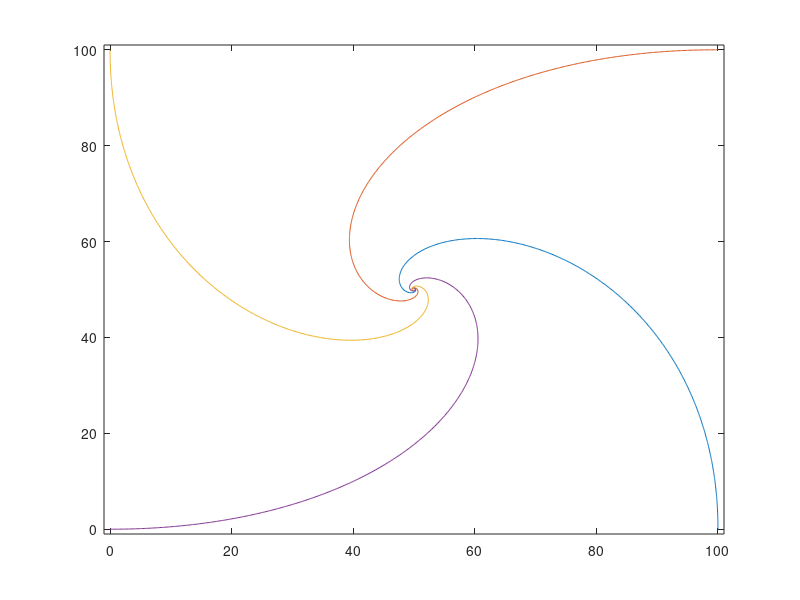

This figure's MATLAB source: (Note: this script raises an error after producing the figure.)
clear;
close all;
clc;

% inicjacja punktów początkowych

A = [100,0];
B = [100,100];
C = [0,100];
D = [0,0];

wektor = [0 0 0 0 0 0 0 0];

% długości kroków

N = 510; % ilość kroków
step = 0.2; % dlugosc kroku

stepA = step;
stepB = step;
stepC = step;
stepD = step;

% rozłożenie drogi na dwa wymiary X i Y
xA = (N);
yA = (N);
xB = (N);
yB = (N);
xC = (N);
yC = (N);
xD = (N);
yD = (N);

for i=1:1:N
    % A -> B
    A(1) = A(1) + wektor(1);
    A(2) = A(2) + wektor(2);
    
    xA(i) = (A(1));
    yA(i) = (A(2));
    
    nx = B(1) - A(1);
    ny = B(2) - A(2);
    
    sa = (nx^2 + ny^2)^(1/2);
    
    wektor(1) = nx/sa * stepA; 
    wektor(2) = ny/sa * stepA;
    
    % B -> A
    B(1) = B(1) + wektor(3);
    B(2) = B(2) + wektor(4);
    
    xB(i) = (B(1));
    yB(i) = (B(2));
    
    nx = C(1) - B(1);
    ny = C(2) - B(2);
    
    sb = (nx^2 + ny^2)^(1/2);
    
    wektor(3) = nx/sb * stepB; 
    wektor(4) = ny/sb * stepB;
    
    % C -> D
    C(1) = C(1) + wektor(5);
    C(2) = C(2) + wektor(6);
    
    xC(i) = (C(1));
    yC(i) = (C(2));
    
    nx = D(1) - C(1);
    ny = D(2) - C(2);
    
    sc = (nx^2 + ny^2)^(1/2);
    
    wektor(5) = nx/sc * stepC; 
    wektor(6) = ny/sc * stepC;
    
    % D -> A
    D(1) = D(1) + wektor(7);
    D(2) = D(2) + wektor(8);
    
    xD(i) = (D(1));
    yD(i) = (D(2));
    
    nx = A(1) - D(1);
    ny = A(2) - D(2);
    
    sd = (nx^2 + ny^2)^(1/2);
    
    wektor(7) = nx/sd * stepD; 
    wektor(8) = ny/sd * stepD;
   
    
    if sa <= stepA + 0.1
        stepA = stepA - stepA/10;
    end
    if sb <= stepB + 0.1
        stepB = stepB - stepB/10;
    end
    if sc <= stepC + 0.1
        stepC = stepC - stepC/10;
    end
    if sd <= stepD + 0.1
        stepD = stepD - stepD/10;
    end

    
    plot(xA,yA,xB,yB,xC,yC,xD,yD);
    axis([-1 101 -1 101])
end
wynik = drogaA
